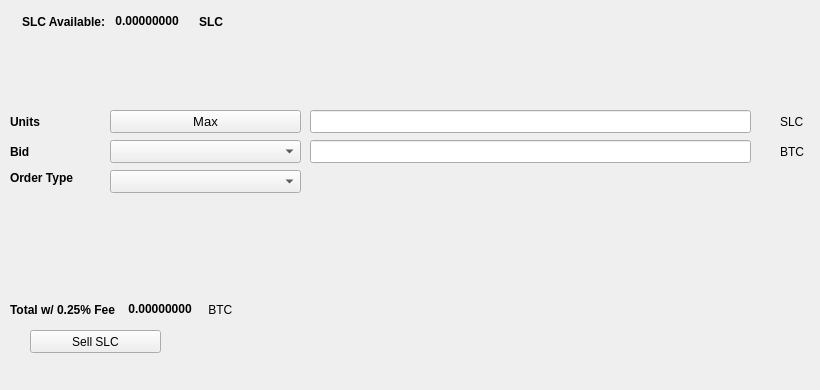
   <widget class="QWidget" name="SellTab">
    <attribute name="title">
     <string>Sell</string>
    </attribute>
    <widget class="QLabel" name="label_16">
     <property name="geometry">
      <rect>
       <x>780</x>
       <y>140</y>
       <width>31</width>
       <height>23</height>
      </rect>
     </property>
     <property name="text">
      <string>BTC</string>
     </property>
    </widget>
    <widget class="QComboBox" name="SellBidcomboBox">
     <property name="geometry">
      <rect>
       <x>110</x>
       <y>140</y>
       <width>191</width>
       <height>23</height>
      </rect>
     </property>
     <property name="font">
      <font>
       <pointsize>10</pointsize>
      </font>
     </property>
    </widget>
    <widget class="QLabel" name="label_18">
     <property name="geometry">
      <rect>
       <x>10</x>
       <y>110</y>
       <width>46</width>
       <height>23</height>
      </rect>
     </property>
     <property name="font">
      <font>
       <weight>75</weight>
       <bold>true</bold>
      </font>
     </property>
     <property name="text">
      <string>Units</string>
     </property>
    </widget>
    <widget class="QPushButton" name="Sell_Max_Amount">
     <property name="geometry">
      <rect>
       <x>110</x>
       <y>110</y>
       <width>191</width>
       <height>23</height>
      </rect>
     </property>
     <property name="font">
      <font>
       <pointsize>10</pointsize>
      </font>
     </property>
     <property name="text">
      <string>Max</string>
     </property>
    </widget>
    <widget class="QLabel" name="label_20">
     <property name="geometry">
      <rect>
       <x>10</x>
       <y>170</y>
       <width>91</width>
       <height>16</height>
      </rect>
     </property>
     <property name="font">
      <font>
       <weight>75</weight>
       <bold>true</bold>
      </font>
     </property>
     <property name="text">
      <string>Order Type</string>
     </property>
    </widget>
    <widget class="QComboBox" name="SellOrdertypeCombo">
     <property name="geometry">
      <rect>
       <x>110</x>
       <y>170</y>
       <width>191</width>
       <height>23</height>
      </rect>
     </property>
     <property name="font">
      <font>
       <pointsize>10</pointsize>
      </font>
     </property>
    </widget>
    <widget class="QLabel" name="label_21">
     <property name="geometry">
      <rect>
       <x>10</x>
       <y>140</y>
       <width>46</width>
       <height>23</height>
      </rect>
     </property>
     <property name="font">
      <font>
       <weight>75</weight>
       <bold>true</bold>
      </font>
     </property>
     <property name="text">
      <string>Bid</string>
     </property>
    </widget>
    <widget class="QLabel" name="label_22">
     <property name="geometry">
      <rect>
       <x>780</x>
       <y>110</y>
       <width>31</width>
       <height>23</height>
      </rect>
     </property>
     <property name="text">
      <string>SLC</string>
     </property>
    </widget>
    <widget class="QLineEdit" name="UnitsInputSLC">
     <property name="geometry">
      <rect>
       <x>310</x>
       <y>110</y>
       <width>441</width>
       <height>23</height>
      </rect>
     </property>
     <property name="font">
      <font>
       <pointsize>9</pointsize>
       <weight>75</weight>
       <bold>true</bold>
      </font>
     </property>
    </widget>
    <widget class="QLineEdit" name="SellBidPriceEdit">
     <property name="geometry">
      <rect>
       <x>310</x>
       <y>140</y>
       <width>441</width>
       <height>23</height>
      </rect>
     </property>
     <property name="font">
      <font>
       <pointsize>9</pointsize>
       <weight>75</weight>
       <bold>true</bold>
      </font>
     </property>
    </widget>
    <widget class="QPushButton" name="SellSLCBTN">
     <property name="geometry">
      <rect>
       <x>30</x>
       <y>330</y>
       <width>131</width>
       <height>23</height>
      </rect>
     </property>
     <property name="text">
      <string>Sell SLC</string>
     </property>
     <property name="icon">
      <iconset resource="../sollida">
       <normaloff>:/icons/bitcoin</normaloff>:/icons/bitcoin</iconset>
     </property>
    </widget>
    <widget class="QWidget" name="layoutWidget3">
     <property name="geometry">
      <rect>
       <x>22</x>
       <y>12</y>
       <width>258</width>
       <height>19</height>
      </rect>
     </property>
     <layout class="QHBoxLayout" name="horizontalLayout">
      <item>
       <widget class="QLabel" name="label232_2">
        <property name="font">
         <font>
          <weight>75</weight>
          <bold>true</bold>
         </font>
        </property>
        <property name="text">
         <string>SLC Available:</string>
        </property>
       </widget>
      </item>
      <item>
       <widget class="QLabel" name="SLCAvailableLabel">
        <property name="palette">
         <palette>
          <active>
           <colorrole role="WindowText">
            <brush brushstyle="SolidPattern">
             <color alpha="255">
              <red>0</red>
              <green>0</green>
              <blue>0</blue>
             </color>
            </brush>
           </colorrole>
           <colorrole role="Button">
            <brush brushstyle="SolidPattern">
             <color alpha="255">
              <red>0</red>
              <green>170</green>
              <blue>0</blue>
             </color>
            </brush>
           </colorrole>
           <colorrole role="Light">
            <brush brushstyle="SolidPattern">
             <color alpha="255">
              <red>0</red>
              <green>255</green>
              <blue>0</blue>
             </color>
            </brush>
           </colorrole>
           <colorrole role="Midlight">
            <brush brushstyle="SolidPattern">
             <color alpha="255">
              <red>0</red>
              <green>212</green>
              <blue>0</blue>
             </color>
            </brush>
           </colorrole>
           <colorrole role="Dark">
            <brush brushstyle="SolidPattern">
             <color alpha="255">
              <red>0</red>
              <green>85</green>
              <blue>0</blue>
             </color>
            </brush>
           </colorrole>
           <colorrole role="Mid">
            <brush brushstyle="SolidPattern">
             <color alpha="255">
              <red>0</red>
              <green>113</green>
              <blue>0</blue>
             </color>
            </brush>
           </colorrole>
           <colorrole role="Text">
            <brush brushstyle="SolidPattern">
             <color alpha="255">
              <red>0</red>
              <green>170</green>
              <blue>0</blue>
             </color>
            </brush>
           </colorrole>
           <colorrole role="BrightText">
            <brush brushstyle="SolidPattern">
             <color alpha="255">
              <red>255</red>
              <green>255</green>
              <blue>255</blue>
             </color>
            </brush>
           </colorrole>
           <colorrole role="ButtonText">
            <brush brushstyle="SolidPattern">
             <color alpha="255">
              <red>0</red>
              <green>0</green>
              <blue>0</blue>
             </color>
            </brush>
           </colorrole>
           <colorrole role="Base">
            <brush brushstyle="SolidPattern">
             <color alpha="255">
              <red>255</red>
              <green>255</green>
              <blue>255</blue>
             </color>
            </brush>
           </colorrole>
           <colorrole role="Window">
            <brush brushstyle="SolidPattern">
             <color alpha="255">
              <red>0</red>
              <green>170</green>
              <blue>0</blue>
             </color>
            </brush>
           </colorrole>
           <colorrole role="Shadow">
            <brush brushstyle="SolidPattern">
             <color alpha="255">
              <red>0</red>
              <green>0</green>
              <blue>0</blue>
             </color>
            </brush>
           </colorrole>
           <colorrole role="AlternateBase">
            <brush brushstyle="SolidPattern">
             <color alpha="255">
              <red>127</red>
              <green>212</green>
              <blue>127</blue>
             </color>
            </brush>
           </colorrole>
           <colorrole role="ToolTipBase">
            <brush brushstyle="SolidPattern">
             <color alpha="255">
              <red>255</red>
              <green>255</green>
              <blue>220</blue>
             </color>
            </brush>
           </colorrole>
           <colorrole role="ToolTipText">
            <brush brushstyle="SolidPattern">
             <color alpha="255">
              <red>0</red>
              <green>0</green>
              <blue>0</blue>
             </color>
            </brush>
           </colorrole>
          </active>
          <inactive>
           <colorrole role="WindowText">
            <brush brushstyle="SolidPattern">
             <color alpha="255">
              <red>0</red>
              <green>0</green>
              <blue>0</blue>
             </color>
            </brush>
           </colorrole>
           <colorrole role="Button">
            <brush brushstyle="SolidPattern">
             <color alpha="255">
              <red>0</red>
              <green>170</green>
              <blue>0</blue>
             </color>
            </brush>
           </colorrole>
           <colorrole role="Light">
            <brush brushstyle="SolidPattern">
             <color alpha="255">
              <red>0</red>
              <green>255</green>
              <blue>0</blue>
             </color>
            </brush>
           </colorrole>
           <colorrole role="Midlight">
            <brush brushstyle="SolidPattern">
             <color alpha="255">
              <red>0</red>
              <green>212</green>
              <blue>0</blue>
             </color>
            </brush>
           </colorrole>
           <colorrole role="Dark">
            <brush brushstyle="SolidPattern">
             <color alpha="255">
              <red>0</red>
              <green>85</green>
              <blue>0</blue>
             </color>
            </brush>
           </colorrole>
           <colorrole role="Mid">
            <brush brushstyle="SolidPattern">
             <color alpha="255">
              <red>0</red>
              <green>113</green>
              <blue>0</blue>
             </color>
            </brush>
           </colorrole>
           <colorrole role="Text">
            <brush brushstyle="SolidPattern">
             <color alpha="255">
              <red>0</red>
              <green>170</green>
              <blue>0</blue>
             </color>
            </brush>
           </colorrole>
           <colorrole role="BrightText">
            <brush brushstyle="SolidPattern">
             <color alpha="255">
              <red>255</red>
              <green>255</green>
              <blue>255</blue>
             </color>
            </brush>
           </colorrole>
           <colorrole role="ButtonText">
            <brush brushstyle="SolidPattern">
             <color alpha="255">
              <red>0</red>
              <green>0</green>
              <blue>0</blue>
             </color>
            </brush>
           </colorrole>
           <colorrole role="Base">
            <brush brushstyle="SolidPattern">
             <color alpha="255">
              <red>255</red>
              <green>255</green>
              <blue>255</blue>
             </color>
            </brush>
           </colorrole>
           <colorrole role="Window">
            <brush brushstyle="SolidPattern">
             <color alpha="255">
              <red>0</red>
              <green>170</green>
              <blue>0</blue>
             </color>
            </brush>
           </colorrole>
           <colorrole role="Shadow">
            <brush brushstyle="SolidPattern">
             <color alpha="255">
              <red>0</red>
              <green>0</green>
              <blue>0</blue>
             </color>
            </brush>
           </colorrole>
           <colorrole role="AlternateBase">
            <brush brushstyle="SolidPattern">
             <color alpha="255">
              <red>127</red>
              <green>212</green>
              <blue>127</blue>
             </color>
            </brush>
           </colorrole>
           <colorrole role="ToolTipBase">
            <brush brushstyle="SolidPattern">
             <color alpha="255">
              <red>255</red>
              <green>255</green>
              <blue>220</blue>
             </color>
            </brush>
           </colorrole>
           <colorrole role="ToolTipText">
            <brush brushstyle="SolidPattern">
             <color alpha="255">
              <red>0</red>
              <green>0</green>
              <blue>0</blue>
             </color>
            </brush>
           </colorrole>
          </inactive>
          <disabled>
           <colorrole role="WindowText">
            <brush brushstyle="SolidPattern">
             <color alpha="255">
              <red>0</red>
              <green>85</green>
              <blue>0</blue>
             </color>
            </brush>
           </colorrole>
           <colorrole role="Button">
            <brush brushstyle="SolidPattern">
             <color alpha="255">
              <red>0</red>
              <green>170</green>
              <blue>0</blue>
             </color>
            </brush>
           </colorrole>
           <colorrole role="Light">
            <brush brushstyle="SolidPattern">
             <color alpha="255">
              <red>0</red>
              <green>255</green>
              <blue>0</blue>
             </color>
            </brush>
           </colorrole>
           <colorrole role="Midlight">
            <brush brushstyle="SolidPattern">
             <color alpha="255">
              <red>0</red>
              <green>212</green>
              <blue>0</blue>
             </color>
            </brush>
           </colorrole>
           <colorrole role="Dark">
            <brush brushstyle="SolidPattern">
             <color alpha="255">
              <red>0</red>
              <green>85</green>
              <blue>0</blue>
             </color>
            </brush>
           </colorrole>
           <colorrole role="Mid">
            <brush brushstyle="SolidPattern">
             <color alpha="255">
              <red>0</red>
              <green>113</green>
              <blue>0</blue>
             </color>
            </brush>
           </colorrole>
           <colorrole role="Text">
            <brush brushstyle="SolidPattern">
             <color alpha="255">
              <red>0</red>
              <green>85</green>
              <blue>0</blue>
             </color>
            </brush>
           </colorrole>
           <colorrole role="BrightText">
            <brush brushstyle="SolidPattern">
             <color alpha="255">
              <red>255</red>
              <green>255</green>
              <blue>255</blue>
             </color>
            </brush>
           </colorrole>
           <colorrole role="ButtonText">
            <brush brushstyle="SolidPattern">
             <color alpha="255">
              <red>0</red>
              <green>85</green>
              <blue>0</blue>
             </color>
            </brush>
           </colorrole>
           <colorrole role="Base">
            <brush brushstyle="SolidPattern">
             <color alpha="255">
              <red>0</red>
              <green>170</green>
              <blue>0</blue>
             </color>
            </brush>
           </colorrole>
           <colorrole role="Window">
            <brush brushstyle="SolidPattern">
             <color alpha="255">
              <red>0</red>
              <green>170</green>
              <blue>0</blue>
             </color>
            </brush>
           </colorrole>
           <colorrole role="Shadow">
            <brush brushstyle="SolidPattern">
             <color alpha="255">
              <red>0</red>
              <green>0</green>
              <blue>0</blue>
             </color>
            </brush>
           </colorrole>
           <colorrole role="AlternateBase">
            <brush brushstyle="SolidPattern">
             <color alpha="255">
              <red>0</red>
              <green>170</green>
              <blue>0</blue>
             </color>
            </brush>
           </colorrole>
           <colorrole role="ToolTipBase">
            <brush brushstyle="SolidPattern">
             <color alpha="255">
              <red>255</red>
              <green>255</green>
              <blue>220</blue>
             </color>
            </brush>
           </colorrole>
           <colorrole role="ToolTipText">
            <brush brushstyle="SolidPattern">
             <color alpha="255">
              <red>0</red>
              <green>0</green>
              <blue>0</blue>
             </color>
            </brush>
           </colorrole>
          </disabled>
         </palette>
        </property>
        <property name="font">
         <font>
          <weight>75</weight>
          <bold>true</bold>
         </font>
        </property>
        <property name="text">
         <string> 0.00000000 </string>
        </property>
        <property name="textInteractionFlags">
         <set>Qt::LinksAccessibleByMouse|Qt::TextSelectableByKeyboard|Qt::TextSelectableByMouse</set>
        </property>
       </widget>
      </item>
      <item>
       <widget class="QLabel" name="labelSLC">
        <property name="font">
         <font>
          <weight>75</weight>
          <bold>true</bold>
         </font>
        </property>
        <property name="text">
         <string>SLC</string>
        </property>
       </widget>
      </item>
     </layout>
    </widget>
    <widget class="QWidget" name="layoutWidget">
     <property name="geometry">
      <rect>
       <x>10</x>
       <y>300</y>
       <width>268</width>
       <height>19</height>
      </rect>
     </property>
     <layout class="QHBoxLayout" name="horizontalLayout_2">
      <item>
       <widget class="QLabel" name="label_19">
        <property name="font">
         <font>
          <weight>75</weight>
          <bold>true</bold>
         </font>
        </property>
        <property name="text">
         <string>Total w/ 0.25% Fee </string>
        </property>
       </widget>
      </item>
      <item>
       <widget class="QLabel" name="SellCostLabel">
        <property name="palette">
         <palette>
          <active>
           <colorrole role="WindowText">
            <brush brushstyle="SolidPattern">
             <color alpha="255">
              <red>0</red>
              <green>0</green>
              <blue>0</blue>
             </color>
            </brush>
           </colorrole>
           <colorrole role="Button">
            <brush brushstyle="SolidPattern">
             <color alpha="255">
              <red>0</red>
              <green>170</green>
              <blue>0</blue>
             </color>
            </brush>
           </colorrole>
           <colorrole role="Light">
            <brush brushstyle="SolidPattern">
             <color alpha="255">
              <red>0</red>
              <green>255</green>
              <blue>0</blue>
             </color>
            </brush>
           </colorrole>
           <colorrole role="Midlight">
            <brush brushstyle="SolidPattern">
             <color alpha="255">
              <red>0</red>
              <green>212</green>
              <blue>0</blue>
             </color>
            </brush>
           </colorrole>
           <colorrole role="Dark">
            <brush brushstyle="SolidPattern">
             <color alpha="255">
              <red>0</red>
              <green>85</green>
              <blue>0</blue>
             </color>
            </brush>
           </colorrole>
           <colorrole role="Mid">
            <brush brushstyle="SolidPattern">
             <color alpha="255">
              <red>0</red>
              <green>113</green>
              <blue>0</blue>
             </color>
            </brush>
           </colorrole>
           <colorrole role="Text">
            <brush brushstyle="SolidPattern">
             <color alpha="255">
              <red>0</red>
              <green>170</green>
              <blue>0</blue>
             </color>
            </brush>
           </colorrole>
           <colorrole role="BrightText">
            <brush brushstyle="SolidPattern">
             <color alpha="255">
              <red>255</red>
              <green>255</green>
              <blue>255</blue>
             </color>
            </brush>
           </colorrole>
           <colorrole role="ButtonText">
            <brush brushstyle="SolidPattern">
             <color alpha="255">
              <red>0</red>
              <green>0</green>
              <blue>0</blue>
             </color>
            </brush>
           </colorrole>
           <colorrole role="Base">
            <brush brushstyle="SolidPattern">
             <color alpha="255">
              <red>255</red>
              <green>255</green>
              <blue>255</blue>
             </color>
            </brush>
           </colorrole>
           <colorrole role="Window">
            <brush brushstyle="SolidPattern">
             <color alpha="255">
              <red>0</red>
              <green>170</green>
              <blue>0</blue>
             </color>
            </brush>
           </colorrole>
           <colorrole role="Shadow">
            <brush brushstyle="SolidPattern">
             <color alpha="255">
              <red>0</red>
              <green>0</green>
              <blue>0</blue>
             </color>
            </brush>
           </colorrole>
           <colorrole role="AlternateBase">
            <brush brushstyle="SolidPattern">
             <color alpha="255">
              <red>127</red>
              <green>212</green>
              <blue>127</blue>
             </color>
            </brush>
           </colorrole>
           <colorrole role="ToolTipBase">
            <brush brushstyle="SolidPattern">
             <color alpha="255">
              <red>255</red>
              <green>255</green>
              <blue>220</blue>
             </color>
            </brush>
           </colorrole>
           <colorrole role="ToolTipText">
            <brush brushstyle="SolidPattern">
             <color alpha="255">
              <red>0</red>
              <green>0</green>
              <blue>0</blue>
             </color>
            </brush>
           </colorrole>
          </active>
          <inactive>
           <colorrole role="WindowText">
            <brush brushstyle="SolidPattern">
             <color alpha="255">
              <red>0</red>
              <green>0</green>
              <blue>0</blue>
             </color>
            </brush>
           </colorrole>
           <colorrole role="Button">
            <brush brushstyle="SolidPattern">
             <color alpha="255">
              <red>0</red>
              <green>170</green>
              <blue>0</blue>
             </color>
            </brush>
           </colorrole>
           <colorrole role="Light">
            <brush brushstyle="SolidPattern">
             <color alpha="255">
              <red>0</red>
              <green>255</green>
              <blue>0</blue>
             </color>
            </brush>
           </colorrole>
           <colorrole role="Midlight">
            <brush brushstyle="SolidPattern">
             <color alpha="255">
              <red>0</red>
              <green>212</green>
              <blue>0</blue>
             </color>
            </brush>
           </colorrole>
           <colorrole role="Dark">
            <brush brushstyle="SolidPattern">
             <color alpha="255">
              <red>0</red>
              <green>85</green>
              <blue>0</blue>
             </color>
            </brush>
           </colorrole>
           <colorrole role="Mid">
            <brush brushstyle="SolidPattern">
             <color alpha="255">
              <red>0</red>
              <green>113</green>
              <blue>0</blue>
             </color>
            </brush>
           </colorrole>
           <colorrole role="Text">
            <brush brushstyle="SolidPattern">
             <color alpha="255">
              <red>0</red>
              <green>170</green>
              <blue>0</blue>
             </color>
            </brush>
           </colorrole>
           <colorrole role="BrightText">
            <brush brushstyle="SolidPattern">
             <color alpha="255">
              <red>255</red>
              <green>255</green>
              <blue>255</blue>
             </color>
            </brush>
           </colorrole>
           <colorrole role="ButtonText">
            <brush brushstyle="SolidPattern">
             <color alpha="255">
              <red>0</red>
              <green>0</green>
              <blue>0</blue>
             </color>
            </brush>
           </colorrole>
           <colorrole role="Base">
            <brush brushstyle="SolidPattern">
             <color alpha="255">
              <red>255</red>
              <green>255</green>
              <blue>255</blue>
             </color>
            </brush>
           </colorrole>
           <colorrole role="Window">
            <brush brushstyle="SolidPattern">
             <color alpha="255">
              <red>0</red>
              <green>170</green>
              <blue>0</blue>
             </color>
            </brush>
           </colorrole>
           <colorrole role="Shadow">
            <brush brushstyle="SolidPattern">
             <color alpha="255">
              <red>0</red>
              <green>0</green>
              <blue>0</blue>
             </color>
            </brush>
           </colorrole>
           <colorrole role="AlternateBase">
            <brush brushstyle="SolidPattern">
             <color alpha="255">
              <red>127</red>
              <green>212</green>
              <blue>127</blue>
             </color>
            </brush>
           </colorrole>
           <colorrole role="ToolTipBase">
            <brush brushstyle="SolidPattern">
             <color alpha="255">
              <red>255</red>
              <green>255</green>
              <blue>220</blue>
             </color>
            </brush>
           </colorrole>
           <colorrole role="ToolTipText">
            <brush brushstyle="SolidPattern">
             <color alpha="255">
              <red>0</red>
              <green>0</green>
              <blue>0</blue>
             </color>
            </brush>
           </colorrole>
          </inactive>
          <disabled>
           <colorrole role="WindowText">
            <brush brushstyle="SolidPattern">
             <color alpha="255">
              <red>0</red>
              <green>85</green>
              <blue>0</blue>
             </color>
            </brush>
           </colorrole>
           <colorrole role="Button">
            <brush brushstyle="SolidPattern">
             <color alpha="255">
              <red>0</red>
              <green>170</green>
              <blue>0</blue>
             </color>
            </brush>
           </colorrole>
           <colorrole role="Light">
            <brush brushstyle="SolidPattern">
             <color alpha="255">
              <red>0</red>
              <green>255</green>
              <blue>0</blue>
             </color>
            </brush>
           </colorrole>
           <colorrole role="Midlight">
            <brush brushstyle="SolidPattern">
             <color alpha="255">
              <red>0</red>
              <green>212</green>
              <blue>0</blue>
             </color>
            </brush>
           </colorrole>
           <colorrole role="Dark">
            <brush brushstyle="SolidPattern">
             <color alpha="255">
              <red>0</red>
              <green>85</green>
              <blue>0</blue>
             </color>
            </brush>
           </colorrole>
           <colorrole role="Mid">
            <brush brushstyle="SolidPattern">
             <color alpha="255">
              <red>0</red>
              <green>113</green>
              <blue>0</blue>
             </color>
            </brush>
           </colorrole>
           <colorrole role="Text">
            <brush brushstyle="SolidPattern">
             <color alpha="255">
              <red>0</red>
              <green>85</green>
              <blue>0</blue>
             </color>
            </brush>
           </colorrole>
           <colorrole role="BrightText">
            <brush brushstyle="SolidPattern">
             <color alpha="255">
              <red>255</red>
              <green>255</green>
              <blue>255</blue>
             </color>
            </brush>
           </colorrole>
           <colorrole role="ButtonText">
            <brush brushstyle="SolidPattern">
             <color alpha="255">
              <red>0</red>
              <green>85</green>
              <blue>0</blue>
             </color>
            </brush>
           </colorrole>
           <colorrole role="Base">
            <brush brushstyle="SolidPattern">
             <color alpha="255">
              <red>0</red>
              <green>170</green>
              <blue>0</blue>
             </color>
            </brush>
           </colorrole>
           <colorrole role="Window">
            <brush brushstyle="SolidPattern">
             <color alpha="255">
              <red>0</red>
              <green>170</green>
              <blue>0</blue>
             </color>
            </brush>
           </colorrole>
           <colorrole role="Shadow">
            <brush brushstyle="SolidPattern">
             <color alpha="255">
              <red>0</red>
              <green>0</green>
              <blue>0</blue>
             </color>
            </brush>
           </colorrole>
           <colorrole role="AlternateBase">
            <brush brushstyle="SolidPattern">
             <color alpha="255">
              <red>0</red>
              <green>170</green>
              <blue>0</blue>
             </color>
            </brush>
           </colorrole>
           <colorrole role="ToolTipBase">
            <brush brushstyle="SolidPattern">
             <color alpha="255">
              <red>255</red>
              <green>255</green>
              <blue>220</blue>
             </color>
            </brush>
           </colorrole>
           <colorrole role="ToolTipText">
            <brush brushstyle="SolidPattern">
             <color alpha="255">
              <red>0</red>
              <green>0</green>
              <blue>0</blue>
             </color>
            </brush>
           </colorrole>
          </disabled>
         </palette>
        </property>
        <property name="font">
         <font>
          <weight>75</weight>
          <bold>true</bold>
         </font>
        </property>
        <property name="autoFillBackground">
         <bool>false</bool>
        </property>
        <property name="text">
         <string> 0.00000000</string>
        </property>
        <property name="textInteractionFlags">
         <set>Qt::LinksAccessibleByMouse|Qt::TextSelectableByMouse</set>
        </property>
       </widget>
      </item>
      <item>
       <widget class="QLabel" name="label_17">
        <property name="font">
         <font>
          <weight>50</weight>
          <bold>false</bold>
         </font>
        </property>
        <property name="text">
         <string> BTC</string>
        </property>
       </widget>
      </item>
     </layout>
    </widget>
    <widget class="QLabel" name="label_23">
     <property name="geometry">
      <rect>
       <x>460</x>
       <y>300</y>
       <width>281</width>
       <height>81</height>
      </rect>
     </property>
     <property name="text">
      <string/>
     </property>
     <property name="pixmap">
      <pixmap>:/images/bittrex</pixmap>
     </property>
    </widget>
   </widget>
